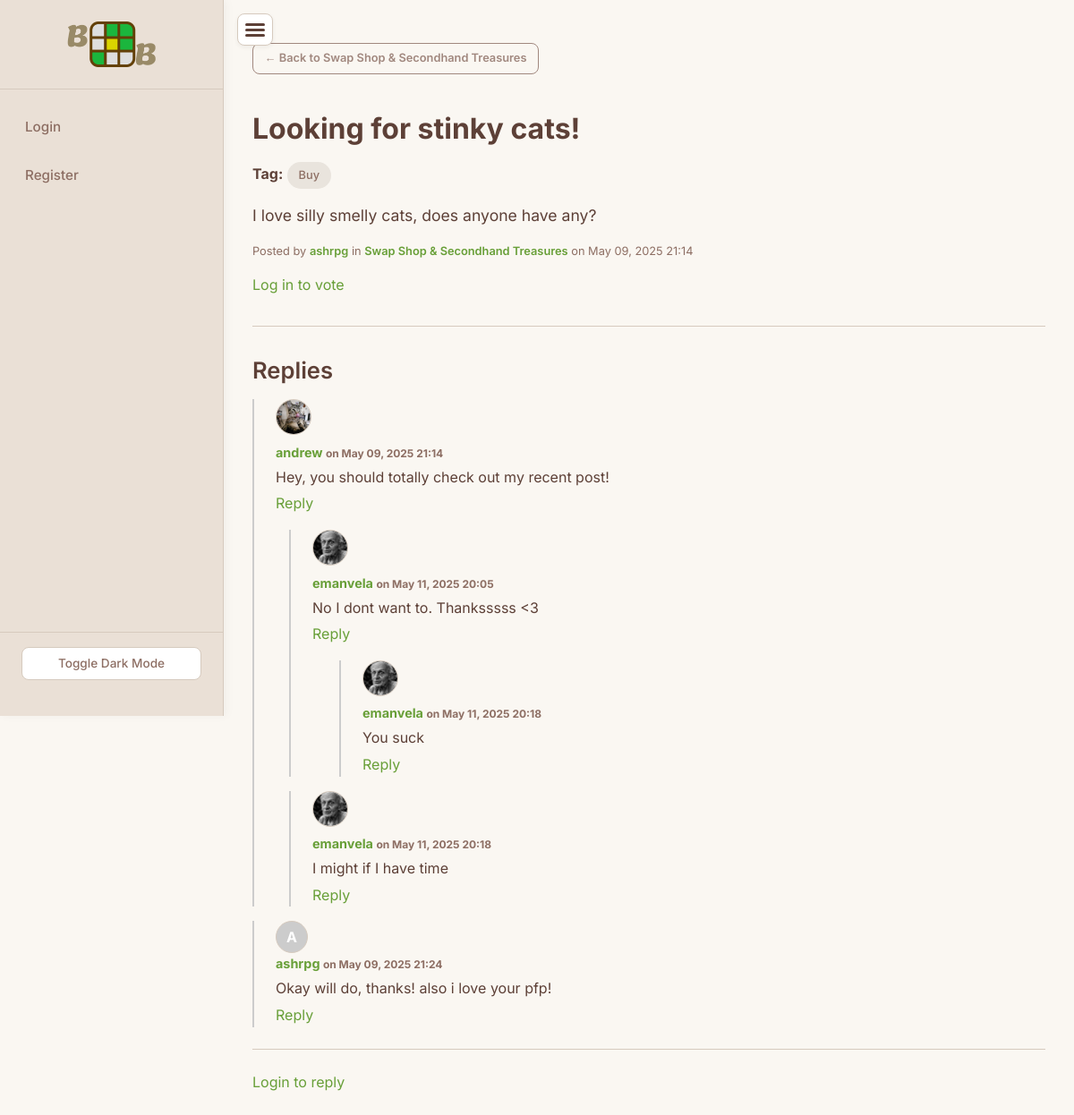
Page /post/7 on the committed database.
### app/models.py (models this page shows, shortened)
class Topic(db.Model):
    id = db.Column(db.Integer, primary_key=True)
    name = db.Column(db.String(100), unique=True, nullable=False)
    description = db.Column(db.String(255), nullable=True)
    slug = db.Column(db.String(120), unique=True, nullable=False)
    posts = db.relationship('Post', back_populates='topic', lazy='dynamic', cascade='all, delete-orphan')

class Post(db.Model):
    id = db.Column(db.Integer, primary_key=True)
    title = db.Column(db.String(200), nullable=False)
    content = db.Column(db.Text, nullable=False)
    timestamp = db.Column(db.DateTime, index=True, default=datetime.utcnow)
    edited = db.Column(db.Boolean, default=False)
    user_id = db.Column(db.Integer, db.ForeignKey('user.id'), nullable=False)
    topic_id = db.Column(db.Integer, db.ForeignKey('topic.id'), nullable=False)
    media_url = db.Column(db.String(255), nullable=True)
    tag = db.Column(db.String(50), nullable=True)
    author = db.relationship('User', back_populates='posts')
    topic = db.relationship('Topic', back_populates='posts')
    replies = db.relationship('Reply', back_populates='post', lazy='dynamic', cascade='all, delete-orphan')
    votes = db.relationship('Vote', back_populates='post', lazy='dynamic', cascade='all, delete-orphan')

class User(UserMixin, db.Model):
    id = db.Column(db.Integer, primary_key=True)
    username = db.Column(db.String(150), unique=True, nullable=False)
    email = db.Column(db.String(120), unique=True, nullable=False)
    password = db.Column(db.String(150), nullable=False)
    role = db.Column(db.String(10), nullable=False, default='student')
    profile_picture = db.Column(db.String(255), nullable=True)
    posts = db.relationship('Post', back_populates='author', lazy='dynamic', cascade='all, delete-orphan')
    replies = db.relationship('Reply', back_populates='author', lazy='dynamic', cascade='all, delete-orphan')
    votes = db.relationship('Vote', back_populates='user', lazy='dynamic', cascade='all, delete-orphan')
    followers = db.relationship(
        'Follow',
        foreign_keys='Follow.user_id',
        backref='followed_user',
        lazy='dynamic',
        cascade='all, delete-orphan'
    )
    following = db.relationship(
        'Follow',
        foreign_keys='Follow.follower_id',
        backref='follower_user',
        lazy='dynamic',
        cascade='all, delete-orphan'
    )

class Reply(db.Model):
    id = db.Column(db.Integer, primary_key=True)
    content = db.Column(db.Text, nullable=False)
    timestamp = db.Column(db.DateTime, index=True, default=datetime.utcnow)
    user_id = db.Column(db.Integer, db.ForeignKey('user.id'), nullable=False)
    post_id = db.Column(db.Integer, db.ForeignKey('post.id'), nullable=False)
    media_url = db.Column(db.String(255), nullable=True)
    parent_reply_id = db.Column(db.Integer, db.ForeignKey('reply.id'), nullable=True)
    author = db.relationship('User', back_populates='replies')
    post = db.relationship('Post', back_populates='replies')
    votes = db.relationship('Vote', back_populates='reply', lazy='dynamic', cascade='all, delete-orphan')
    children = db.relationship(
        'Reply',
        backref=db.backref('parent', remote_side=[id]),
        lazy='dynamic'
    )

### app/routes.py (the view)
@main.route('/post/<int:post_id>')
def view_post(post_id):
    post = Post.query.get_or_404(post_id)
    origin = request.args.get('origin', 'topic')
    page_title = post.title
    return render_template('post.html', post=post, title=page_title, origin=origin, Reply=Reply)

### app/routes.py (called while the page is built)
@main.app_context_processor
def inject_notification_count():
    if current_user.is_authenticated:
        count = Notification.query.filter_by(user_id=current_user.id, is_read=False).count()
        return dict(unread_notifications_count=count)
    return dict(unread_notifications_count=0)

### app/templates/post.html (shortened to what this page needs)
{% extends 'base.html' %}
{% block content %}
    <div class="mb-2">
        {% if origin == 'feed' %}
            <a href="{{ url_for('main.home_page') }}" class="btn btn-secondary btn-sm">&larr; Back to Feed</a>
        {% else %}
            <a href="{{ url_for('main.view_topic', slug=post.topic.slug) }}" class="btn btn-secondary btn-sm">&larr; Back to {{ post.topic.name }}</a>
        {% endif %}
    </div>
    <h1>{{ post.title }}</h1>
    {% if post.tag %}
        <p class="mb-1"><strong>Tag:</strong> <span class="post-detail-tag-display">{{ post.tag }}</span></p>
    {% endif %}
    <div class="post-content-full mb-0">
        <div class="post-content-full mb-1" style="font-size: 1.1rem;">
        {{ post.content | safe }}
    </div>
    <p class="post-meta mb-1 text-muted">
        Posted by
        <a href="{{ url_for('main.user_profile', username=post.author.username) }}" class="link-highlight">{{ post.author.username }}</a>
        in
        <a href="{{ url_for('main.view_topic', slug=post.topic.slug) }}" class="link-highlight">{{ post.topic.name }}</a>
        on {{ post.timestamp.strftime('%b %d, %Y %H:%M') }}
    </p>
    {% if current_user.is_authenticated %}
        <div class="vote-controls post-page-vote-controls">
            <form action="{{ url_for('main.vote_post', post_id=post.id, vote_type='upvote') }}" method="post" class="vote-form-inline">
                <button type="submit" aria-label="Upvote Post">👍</button>
            </form>
            <span class="vote-score">{{ post.score }}</span>
            <form action="{{ url_for('main.vote_post', post_id=post.id, vote_type='downvote') }}" method="post" class="vote-form-inline">
                <button type="submit" aria-label="Downvote Post">👎</button>
            </form>
            <span class="share-link" style="cursor: pointer; color: #689f38; transition: opacity 0.3s ease-in-out;"
                data-post-url="{{request.scheme }}://{{ request.host }}{{ url_for('main.view_post', post_id=post.id, origin='feed') }}"
                onclick="copyToClipboard(this)">
                Share
            </span>
            <script>
                function copyToClipboard(element) {
                    const url = element.getAttribute('data-post-url');
                    function updateTextWithFade(newText) {
                        element.style.opacity = '0.5';
                        setTimeout(() => {
                            element.textContent = newText;
                            element.style.opacity = '1';
                         }, 200);
                    }
                    navigator.clipboard.writeText(url)
                        .then(() => {
                            updateTextWithFade('Post Copied to Clipboard!');
                            setTimeout(() => {
                            updateTextWithFade('Share');
                            }, 3000);
                        })
                        .catch(err => {
                            console.error('Failed to copy: ', err);
                        });
                }
                </script>
        </div>
    {% else %}
        <p><a href="{{ url_for('main.login') }}">Log in to vote</a></p>
    {% endif %}
    <hr>
    <h2>Replies</h2>
    {% if post.replies.count() > 0 %}
    <div class="reply-thread">
        {% for reply in post.replies.filter_by(parent_reply_id=None).order_by(Reply.timestamp.asc()) %}
            {% set _reply = reply %}
            {% set _depth = 0 %}
            {% include 'reply.html' %}
        {% endfor %}
    </div>
    {% else %}
    <p>No replies yet. Be the first to reply!</p>
    {% endif %}
    <hr class="mt-1-5 mb-1-5">
    {% if current_user.is_authenticated %}
        <a href="{{ url_for('main.create_reply', post_id=post.id) }}" class="btn btn-primary">Add a Reply</a>
    {% else %}
        <p><a href="{{ url_for('main.login') }}">Login to reply</a></p>
    {% endif %}
{% endblock %}

### app/templates/reply.html
<div class="reply-container" id="reply-{{ _reply.id }}" style="margin-left: {{ _depth * 15 }}px;">
  <div class="d-flex align-items-start mb-1">
    {% if _reply.author.profile_picture %}
      <img src="{{ url_for('static', filename='uploads/' ~ _reply.author.profile_picture) }}" class="reply-avatar me-2" alt="{{ _reply.author.username }}">
    {% else %}
      <div class="reply-avatar-fallback me-2">{{ _reply.author.username[0]|upper }}</div>
    {% endif %}
    <div>
      <div class="reply-author-meta text-success">
        <a href="{{ url_for('main.user_profile', username=_reply.author.username) }}">{{ _reply.author.username }}</a>
        <small class="text-muted">on {{ _reply.timestamp.strftime('%b %d, %Y %H:%M') }}</small>
      </div>
      <div class="reply-content">{{ _reply.content | safe }}</div>
      <a href="{{ url_for('main.create_reply', post_id=_reply.post.id) }}?parent={{ _reply.id }}" class="reply-to-reply-link text-muted small">Reply</a>
    </div>
  </div>
  {% for child in _reply.children.order_by(Reply.timestamp.asc()) %}
    {% set _reply = child %}
    {% set _depth = _depth + 1 %}
    {% include 'reply.html' %}
    {% set _depth = _depth - 1 %}
  {% endfor %}
</div>

### rows in the picture
Topic: topic.name "Swap Shop & Secondhand Treasures"
Post: title "Looking for stinky cats!", tag "Buy", content "I love silly smelly cats, does anyone have any?", timestamp "May 09, 2025 21:14"
User: author.username "ashrpg", author "A"
Reply: profile_picture (picture), timestamp "May 09, 2025 21:14", content "Hey, you should totally check out my recent post!"
User: author.username "andrew"
Reply: profile_picture (picture), timestamp "May 11, 2025 20:05", content "No I dont want to. Thanksssss <3"
User: author.username "emanvela"
Reply: profile_picture (picture), timestamp "May 11, 2025 20:18", content "You suck"
Reply: profile_picture (picture), timestamp "May 11, 2025 20:18", content "I might if I have time"
Reply: timestamp "May 09, 2025 21:24", content "Okay will do, thanks! also i love your pfp!"
